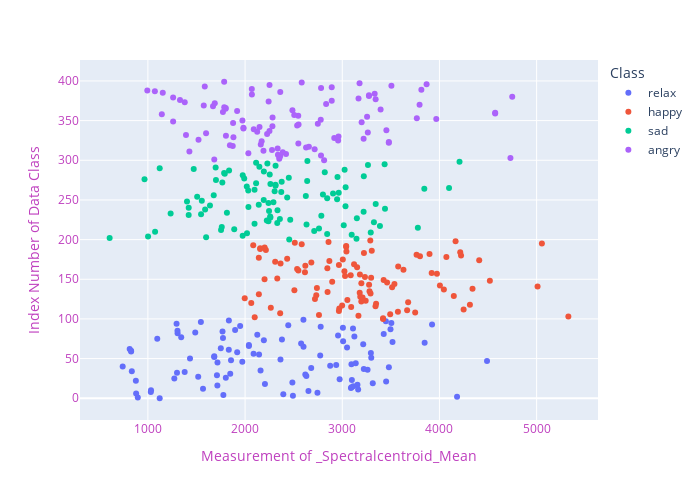
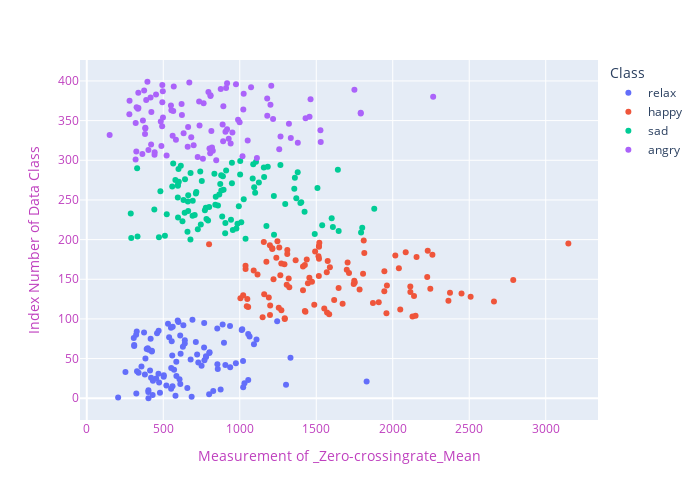

Notebook code cell kept with these figures, in order:
### Code cell
efct=["_Spectralcentroid_Mean","_Zero-crossingrate_Mean","_Brightness_Mean","_MFCC_Mean_1","_Spectralspread_Mean", 
      "_HarmonicChangeDetectionFunction_Mean"]   
for j in range(6) :        
    choice=efct[j]        
    fig = px.scatter(data_frame=mim, x=choice,color='Class')
    fig.update_layout(width=700, height=500,
                  xaxis=dict(title=f"Measurement of {choice}",color="#BF40BF"),
                 yaxis=dict(title="Index Number of Data Class",color="#BF40BF"))
    fig.show()
